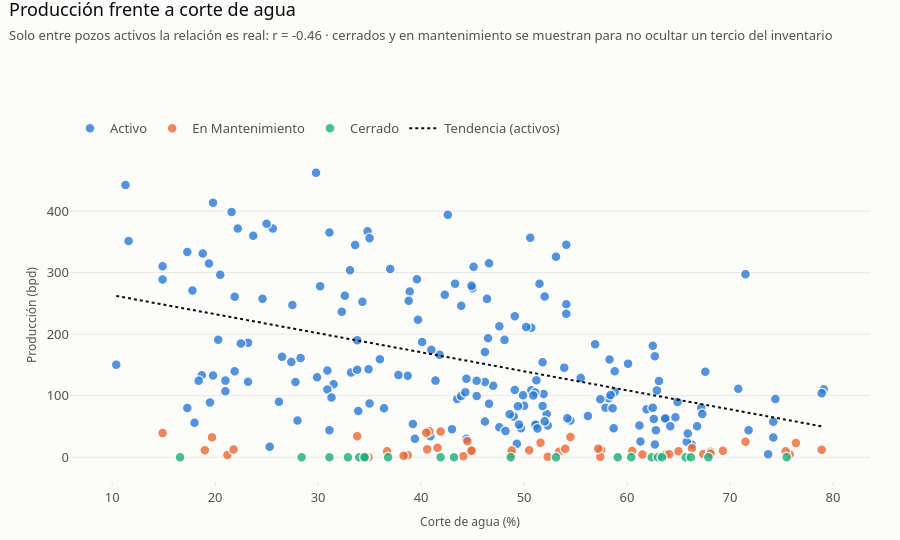

The cell this chart's notebook holds for it:
### Markdown cell above
**Lectura.** La pendiente es positiva y la correlación fuerte **dentro de cada método** (r entre 0.79 y
0.87): el corte de agua sube de forma sostenida con los años de operación, y la pendiente es prácticamente
idéntica en los cuatro grupos: **3.1-3.4 puntos porcentuales por año**. La diferencia entre métodos del gráfico anterior se explica casi por
completo por dónde cae cada grupo en el eje horizontal: BES concentra pozos jóvenes, Flujo Natural los
veteranos. En otras palabras, **el método de extracción no cambia la física del influjo de agua**;
lo que cambia es la población de pozos a la que se aplica.

### Code cell
fig = go.Figure()
for estado in orden_estado:
    sub = df[df["estado_operativo"] == estado]
    fig.add_trace(go.Scatter(
        x=sub["corte_agua_pct"], y=sub["produccion_bpd"], mode="markers", name=estado,
        marker=dict(color=COLOR_ESTADO[estado], size=10, opacity=0.8,
                    line=dict(color=SURFACE, width=1.5)),
        customdata=sub[["id_pozo", "metodo_extraccion", "anios_operacion"]],
        hovertemplate=("%{customdata[0]} · %{customdata[1]}<br>Corte de agua: %{x:.1f}%"
                       "<br>Producción: %{y:.1f} bpd<br>Antigüedad: %{customdata[2]:.1f} años<extra></extra>"),
    ))

# Tendencia ajustada unicamente sobre los pozos activos
m, b = np.polyfit(activos["corte_agua_pct"], activos["produccion_bpd"], 1)
xs = np.array([activos["corte_agua_pct"].min(), activos["corte_agua_pct"].max()])
fig.add_trace(go.Scatter(x=xs, y=m * xs + b, mode="lines", name="Tendencia (activos)",
                         line=dict(color=TEXT_PRIMARY, width=2, dash="dot"),
                         hovertemplate=f"pendiente: {m:.1f} bpd por punto de corte de agua<extra></extra>"))

r_act = activos["corte_agua_pct"].corr(activos["produccion_bpd"])
fig.update_xaxes(title_text="Corte de agua (%)")
fig.update_yaxes(title_text="Producción (bpd)")
titular(fig, "Producción frente a corte de agua",
        f"Solo entre pozos activos la relación es real: r = {r_act:.2f} · cerrados y en mantenimiento "
        "se muestran para no ocultar un tercio del inventario", alto=540)
fig.show()

### Figure 1 — Plotly figure (JSON) as saved in the notebook; plotly's stock layout.template omitted (floating-point values rounded to 4 significant figures; data arrays with more than 128 entries replaced by an {"elided": "..."} marker saying what was removed)
{"data": [{"customdata": {"elided": "184x3 mixed values"}, "hovertemplate": "%{customdata[0]} · %{customdata[1]}<br>Corte de agua: %{x:.1f}%<br>Producción: %{y:.1f} bpd<br>Antigüedad: %{customdata[2]:.1f} años<extra></extra>", "marker": {"color": "#2a78d6", "line": {"color": "#fcfcfb", "width": 1.5}, "opacity": 0.8, "size": 10}, "mode": "markers", "name": "Activo", "type": "scatter", "x": {"elided": "184 float values"}, "y": {"elided": "184 float values"}}, {"customdata": {"elided": "45x3 mixed values"}, "hovertemplate": "%{customdata[0]} · %{customdata[1]}<br>Corte de agua: %{x:.1f}%<br>Producción: %{y:.1f} bpd<br>Antigüedad: %{customdata[2]:.1f} años<extra></extra>", "marker": {"color": "#eb6834", "line": {"color": "#fcfcfb", "width": 1.5}, "opacity": 0.8, "size": 10}, "mode": "markers", "name": "En Mantenimiento", "type": "scatter", "x": [34.9, 19.0, 21.2, 38.7, 63.7, 51.6, 40.8, 48.8, 78.9, 61.5, 44.5, 75.8, 60.5, 76.4, 69.3, 38.3, 19.7, 33.8, 57.5, 67.4, 21.8, 66.3, 64.1, 41.9, 48.8, 71.5, 44.9, 44.1, 50.5, 36.7, 68.1, 52.3, 68.1, 40.6, 53.4, 57.4, 65.0, 40.5, 41.6, 54.5, 44.9, 57.2, 75.4, 14.9, 54.0], "y": [0.1, 11.5, 3.6, 3.4, 4.2, 23.4, 42.2, 5.2, 12.2, 4.6, 26.1, 4.7, 10.0, 23.3, 10.5, 2.3, 32.4, 34.0, 11.7, 5.1, 12.5, 14.7, 5.0, 41.7, 11.0, 25.0, 11.1, 1.5, 11.4, 9.8, 9.0, 0.7, 5.5, 12.8, 9.1, 0.9, 9.6, 39.7, 15.5, 32.8, 10.6, 14.0, 9.8, 39.3, 13.7]}, {"customdata": [["RUB-014", "Bombeo Mecanico", 7.12], ["RUB-017", "Gas Lift", 16.74], ["RUB-027", "Bombeo Mecanico", 16.54], ["RUB-044", "BES", 10.39], ["RUB-050", "Bombeo Mecanico", 10.6], ["RUB-076", "Bombeo Mecanico", 9.61], ["RUB-091", "Flujo Natural", 15.26], ["RUB-096", "BES", 5.02], ["RUB-107", "Flujo Natural", 17.21], ["RUB-111", "Flujo Natural", 14.77], ["RUB-112", "Bombeo Mecanico", 11.56], ["RUB-127", "Bombeo Mecanico", 17.07], ["RUB-131", "BES", 6.06], ["RUB-148", "BES", 9.35], ["RUB-162", "Gas Lift", 4.91], ["RUB-172", "BES", 16.61], ["RUB-176", "Flujo Natural", 5.89], ["RUB-194", "Gas Lift", 13.42], ["RUB-201", "Flujo Natural", 15.52], ["RUB-231", "Flujo Natural", 5.58], ["RUB-232", "BES", 7.3]], "hovertemplate": "%{customdata[0]} · %{customdata[1]}<br>Corte de agua: %{x:.1f}%<br>Producción: %{y:.1f} bpd<br>Antigüedad: %{customdata[2]:.1f} años<extra></extra>", "marker": {"color": "#1baf7a", "line": {"color": "#fcfcfb", "width": 1.5}, "opacity": 0.8, "size": 10}, "mode": "markers", "name": "Cerrado", "type": "scatter", "x": [32.9, 60.4, 48.7, 59.1, 41.9, 34.0, 75.5, 34.6, 62.4, 67.9, 53.1, 65.7, 36.8, 43.2, 16.6, 63.0, 34.5, 66.2, 63.4, 28.4, 31.1], "y": [0.0, 0.0, 0.0, 0.0, 0.0, 0.0, 0.0, 0.0, 0.0, 0.0, 0.0, 0.0, 0.0, 0.0, 0.0, 0.0, 0.0, 0.0, 0.0, 0.0, 0.0]}, {"hovertemplate": "pendiente: -3.1 bpd por punto de corte de agua<extra></extra>", "line": {"color": "#0b0b0b", "dash": "dot", "width": 2}, "mode": "lines", "name": "Tendencia (activos)", "type": "scatter", "x": [10.4, 79.1], "y": [262.2, 49.63]}], "layout": {"height": 540, "margin": {"t": 150}, "title": {"text": "Producción frente a corte de agua<br><span style='font-size:13px;color:#52514e'>Solo entre pozos activos la relación es real: r = -0.46 · cerrados y en mantenimiento se muestran para no ocultar un tercio del inventario</span>"}, "xaxis": {"title": {"text": "Corte de agua (%)"}}, "yaxis": {"title": {"text": "Producción (bpd)"}}}}
